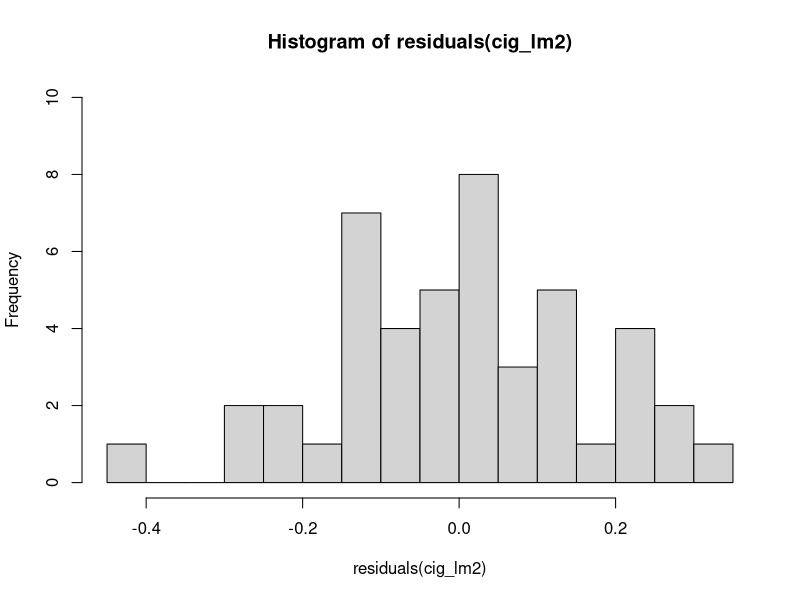

This figure's R source:
library(AER)


### Name: CigarettesB
### Title: Cigarette Consumption Data
### Aliases: CigarettesB
### Keywords: datasets

### ** Examples

data("CigarettesB")

## Baltagi (2002)
## Table 3.3
cig_lm <- lm(packs ~ price, data = CigarettesB)
summary(cig_lm)

## Chapter 5: diagnostic tests (p. 111-115)
cig_lm2 <- lm(packs ~ price + income, data = CigarettesB)
summary(cig_lm2)
## Glejser tests (p. 112)
ares <- abs(residuals(cig_lm2))
summary(lm(ares ~ income, data = CigarettesB))
summary(lm(ares ~ I(1/income), data = CigarettesB))
summary(lm(ares ~ I(1/sqrt(income)), data = CigarettesB))
summary(lm(ares ~ sqrt(income), data = CigarettesB))
## Goldfeld-Quandt test (p. 112)
gqtest(cig_lm2, order.by = ~ income, data = CigarettesB, fraction = 12, alternative = "less")
## NOTE: Baltagi computes the test statistic as mss1/mss2,
## i.e., tries to find decreasing variances. gqtest() always uses
## mss2/mss1 and has an "alternative" argument.

## Spearman rank correlation test (p. 113)
cor.test(~ ares + income, data = CigarettesB, method = "spearman")
## Breusch-Pagan test (p. 113)
bptest(cig_lm2, varformula = ~ income, data = CigarettesB, student = FALSE)
## White test (Table 5.1, p. 113)
bptest(cig_lm2, ~ income * price + I(income^2) + I(price^2), data = CigarettesB)
## White HC standard errors (Table 5.2, p. 114)
coeftest(cig_lm2, vcov = vcovHC(cig_lm2, type = "HC1"))
## Jarque-Bera test (Figure 5.2, p. 115)
hist(residuals(cig_lm2), breaks = 16, ylim = c(0, 10), col = "lightgray")
library("tseries")
jarque.bera.test(residuals(cig_lm2))

## Tables 8.1 and 8.2
influence.measures(cig_lm2)

## More examples can be found in:
## help("Baltagi2002")
